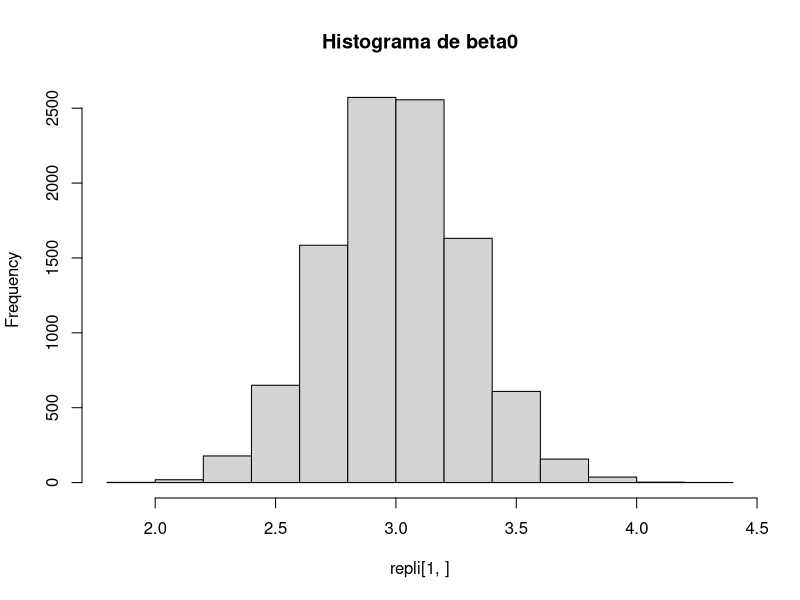
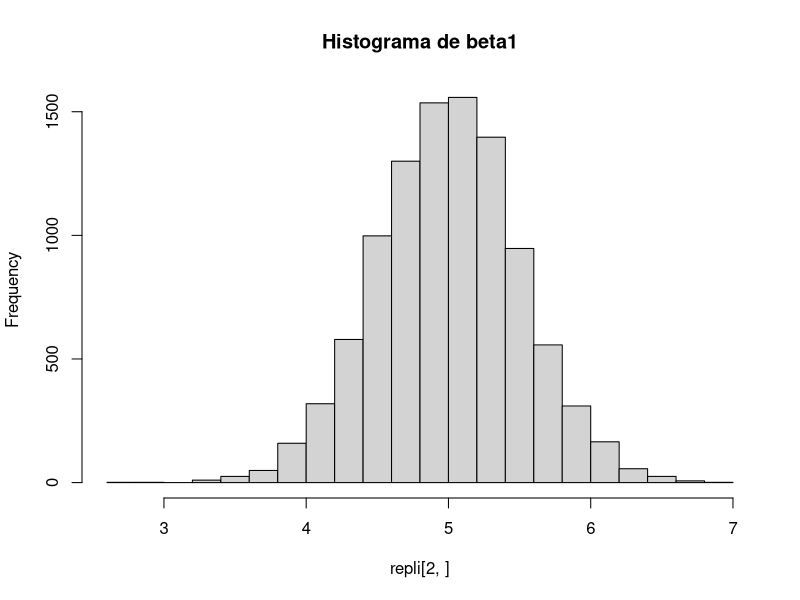
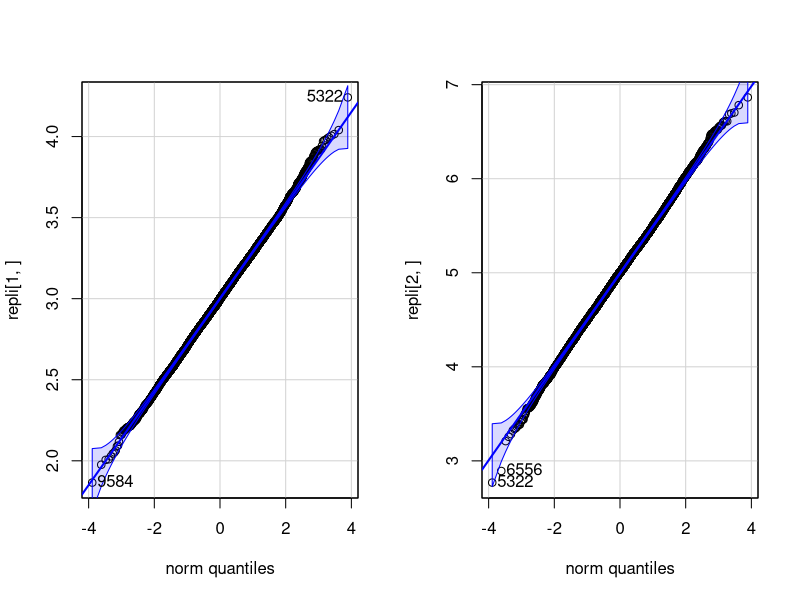
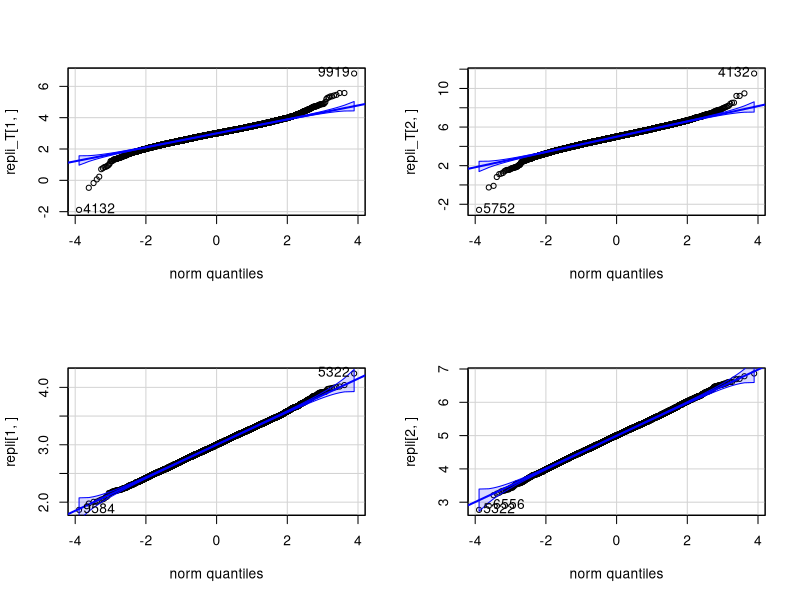
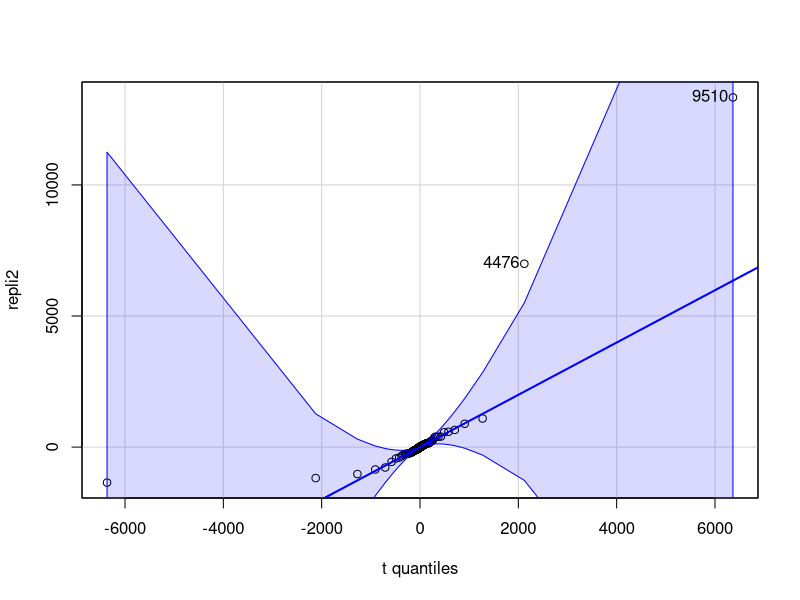
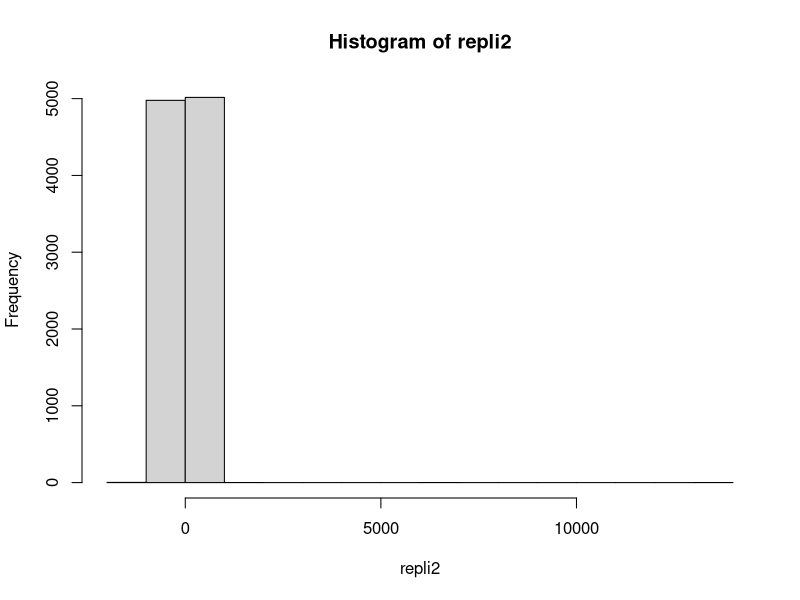

The R source for these figures, in order: (Note: a time limit stopped this script after it produced the figures.)
install.packages("car")
library(car)
RNGkind('Marsaglia')
set.seed(1234)

#Simulando Regressão Linear

#Definindo parâmetros e variáveis

REP <- 10000
n <- 50

beta0 <- 3
beta1 <- 5

#Definindo a função

Simulando <- function(){
  erro <- rnorm(n)
  x <- runif(n)
  y <- beta0 + beta1*x + erro
  fit <- lm(y~x)
  return(fit$coefficients)
}

repli <- replicate(REP, Simulando())

#Análises

mean(repli[1,])
mean(repli[2,])
hist(repli[1,], main = "Histograma de beta0")
hist(repli[2,], main = "Histograma de beta1")

#Testando a normalidade dos erros

par(mfrow = c(1,2))
qqPlot(repli[1,], envelope = 0.95)
qqPlot(repli[2,], envelope = 0.95)

#Mudando a distribuição dos erros

beta0_T <- 3
beta1_T <- 5

Simulando_T <- function(){
  erro2 <- rt(n, df = 3)
  x <- runif(n)
  y <- beta0_T + beta1_T*x + erro2
  fit <- lm(y~x)
  return(fit$coefficients)
}

repli_T <- replicate(REP, Simulando_T())

par(mfrow = c(2,2))
qqPlot(repli_T[1,], envelope = 0.95)
qqPlot(repli_T[2,], envelope = 0.95)
qqPlot(repli[1,], envelope = 0.95)
qqPlot(repli[2,], envelope = 0.95)

var(repli_T[1,])
var(repli_T[2,])

#Teorema Central do Limite

Cauchy <- function(){
  n2 <-  1000
  x_cauchy <-  rcauchy(n2)
  return(mean(x_cauchy))
}
par(mfrow  = c(1,1))
repli2 <- replicate(REP, Cauchy())
qqPlot(repli2, distribution = 't', df = 1)
hist(repli2)

# Função modificada para testar consistência
Simulando_consistencia <- function(n) {
  erro <- rnorm(n)
  x <- runif(n)
  y <- beta0 + beta1*x + erro
  fit <- lm(y~x)
  return(fit$coefficients)
}

# Testando para diferentes tamanhos de amostra
tamanhos <- c(50, 100, 500, 1000, 5000)
resultados <- list()

for (i in seq_along(tamanhos)) {
  repli <- replicate(REP, Simulando_consistencia(tamanhos[i]))
  resultados[[i]] <- list(
    n = tamanhos[i],
    media_beta0 = mean(repli[1,]),
    media_beta1 = mean(repli[2,]),
    var_beta0 = var(repli[1,]),
    var_beta1 = var(repli[2,])
  )
}

# Exibindo os resultados
for (res in resultados) {
  cat("\nTamanho da amostra:", res$n,
      "\nMédia de beta0:", res$media_beta0,
      "\nMédia de beta1:", res$media_beta1,
      "\nVariância de beta0:", res$var_beta0,
      "\nVariância de beta1:", res$var_beta1, "\n")
}

# Função de simulação com erros t-Student
Simulando_t <- function(n) {
  erro <- rt(n, df = 3)  # Erros com distribuição t(3)
  x <- runif(n)          # Variável explicativa uniforme
  y <- beta0 + beta1*x + erro
  fit <- lm(y ~ x)
  return(fit$coefficients)
}

# Tamanhos de amostra para testar consistência
tamanhos <- c(50, 100, 500, 1000, 5000)
resultados <- list()

# Executando a simulação para cada tamanho de amostra
for (i in seq_along(tamanhos)) {
  repli <- replicate(REP, Simulando_t(tamanhos[i]))
  resultados[[i]] <- list(
    n = tamanhos[i],
    media_beta0 = mean(repli[1,]),
    media_beta1 = mean(repli[2,]),
    var_beta0 = var(repli[1,]),
    var_beta1 = var(repli[2,])
  )
}

# Exibindo os resultados
for (res in resultados) {
  cat("\nTamanho da amostra:", res$n,
      "\nMédia de beta0:", round(res$media_beta0, 4),
      "\nMédia de beta1:", round(res$media_beta1, 4),
      "\nVariância de beta0:", round(res$var_beta0, 6),
      "\nVariância de beta1:", round(res$var_beta1, 6), "\n")
}

correlacao_empirica <- cor(t(repli)[,1], t(repli)[,2])
